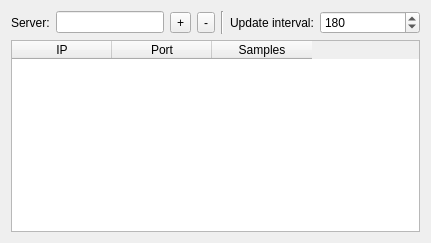
      <widget class="QWidget" name="tab_network">
       <property name="sizePolicy">
        <sizepolicy hsizetype="Expanding" vsizetype="Expanding">
         <horstretch>0</horstretch>
         <verstretch>0</verstretch>
        </sizepolicy>
       </property>
       <attribute name="icon">
        <iconset resource="icons.qrc">
         <normaloff>:/icons/networktabicon.png</normaloff>:/icons/networktabicon.png</iconset>
       </attribute>
       <attribute name="title">
        <string>Network</string>
       </attribute>
       <layout class="QGridLayout" name="gridLayout_11">
        <item row="2" column="0">
         <widget class="QTableWidget" name="table_servers">
          <property name="editTriggers">
           <set>QAbstractItemView::NoEditTriggers</set>
          </property>
          <property name="selectionBehavior">
           <enum>QAbstractItemView::SelectRows</enum>
          </property>
          <property name="wordWrap">
           <bool>true</bool>
          </property>
          <column>
           <property name="text">
            <string>IP</string>
           </property>
          </column>
          <column>
           <property name="text">
            <string>Port</string>
           </property>
          </column>
          <column>
           <property name="text">
            <string>Samples</string>
           </property>
          </column>
         </widget>
        </item>
        <item row="1" column="0">
         <layout class="QHBoxLayout" name="horizontalLayout_3">
          <item>
           <widget class="QLabel" name="label_servers">
            <property name="text">
             <string>Server:</string>
            </property>
            <property name="buddy">
             <cstring>lineEdit_server</cstring>
            </property>
           </widget>
          </item>
          <item>
           <widget class="QLineEdit" name="lineEdit_server">
            <property name="toolTip">
             <string>Type the address of a network server</string>
            </property>
           </widget>
          </item>
          <item>
           <widget class="QToolButton" name="button_addServer">
            <property name="toolTip">
             <string>Add Server</string>
            </property>
            <property name="text">
             <string>+</string>
            </property>
            <property name="icon">
             <iconset resource="icons.qrc">
              <normaloff>:/icons/plusicon.png</normaloff>:/icons/plusicon.png</iconset>
            </property>
           </widget>
          </item>
          <item>
           <widget class="QToolButton" name="button_removeServer">
            <property name="toolTip">
             <string>Remove Server</string>
            </property>
            <property name="text">
             <string>-</string>
            </property>
            <property name="icon">
             <iconset resource="icons.qrc">
              <normaloff>:/icons/minusicon.png</normaloff>:/icons/minusicon.png</iconset>
            </property>
           </widget>
          </item>
          <item>
           <widget class="Line" name="line_3">
            <property name="orientation">
             <enum>Qt::Vertical</enum>
            </property>
           </widget>
          </item>
          <item>
           <widget class="QLabel" name="label_interval">
            <property name="text">
             <string>Update interval:</string>
            </property>
            <property name="buddy">
             <cstring>spinBox_updateInterval</cstring>
            </property>
           </widget>
          </item>
          <item>
           <widget class="QSpinBox" name="spinBox_updateInterval">
            <property name="minimumSize">
             <size>
              <width>100</width>
              <height>0</height>
             </size>
            </property>
            <property name="toolTip">
             <string>Enter the number of seconds between server updates</string>
            </property>
            <property name="maximum">
             <number>86400</number>
            </property>
            <property name="value">
             <number>180</number>
            </property>
           </widget>
          </item>
         </layout>
        </item>
       </layout>
      </widget>
